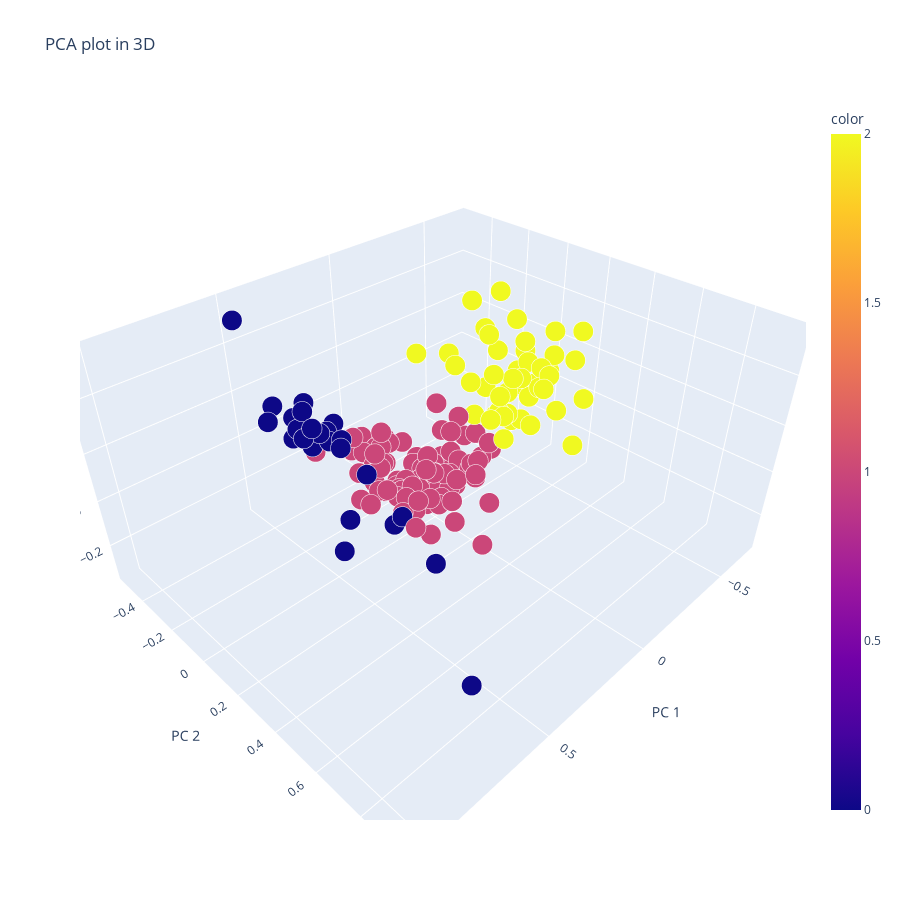

This figure's notebook cell:
### Code cell
PCAplot3D(X, pred_sp)

### Figure 1 — Plotly figure (JSON) as saved in the notebook; plotly's stock layout.template omitted (floating-point values rounded to 4 significant figures; data arrays with more than 128 entries replaced by an {"elided": "..."} marker saying what was removed)
{"data": [{"hovertemplate": "PC 1=%{x}<br>PC 2=%{y}<br>PC 3=%{z}<br>size=%{marker.size}<br>color=%{marker.color}<extra></extra>", "legendgroup": "", "marker": {"color": {"elided": "167 int values"}, "coloraxis": "coloraxis", "opacity": 1, "size": {"elided": "167 float values"}, "sizemode": "area", "sizeref": 0.00025, "symbol": "circle"}, "mode": "markers", "name": "", "scene": "scene", "showlegend": false, "type": "scatter3d", "x": {"elided": "167 float values"}, "y": {"elided": "167 float values"}, "z": {"elided": "167 float values"}}], "layout": {"coloraxis": {"colorbar": {"title": {"text": "color"}}, "colorscale": [[0, "#0d0887"], [0.1111, "#46039f"], [0.2222, "#7201a8"], [0.3333, "#9c179e"], [0.4444, "#bd3786"], [0.5556, "#d8576b"], [0.6667, "#ed7953"], [0.7778, "#fb9f3a"], [0.8889, "#fdca26"], [1, "#f0f921"]]}, "height": 900, "legend": {"itemsizing": "constant", "tracegroupgap": 0}, "scene": {"domain": {"x": [0, 1], "y": [0, 1]}, "xaxis": {"title": {"text": "PC 1"}}, "yaxis": {"title": {"text": "PC 2"}}, "zaxis": {"title": {"text": "PC 3"}}}, "title": {"text": "PCA plot in 3D"}, "width": 900}}
